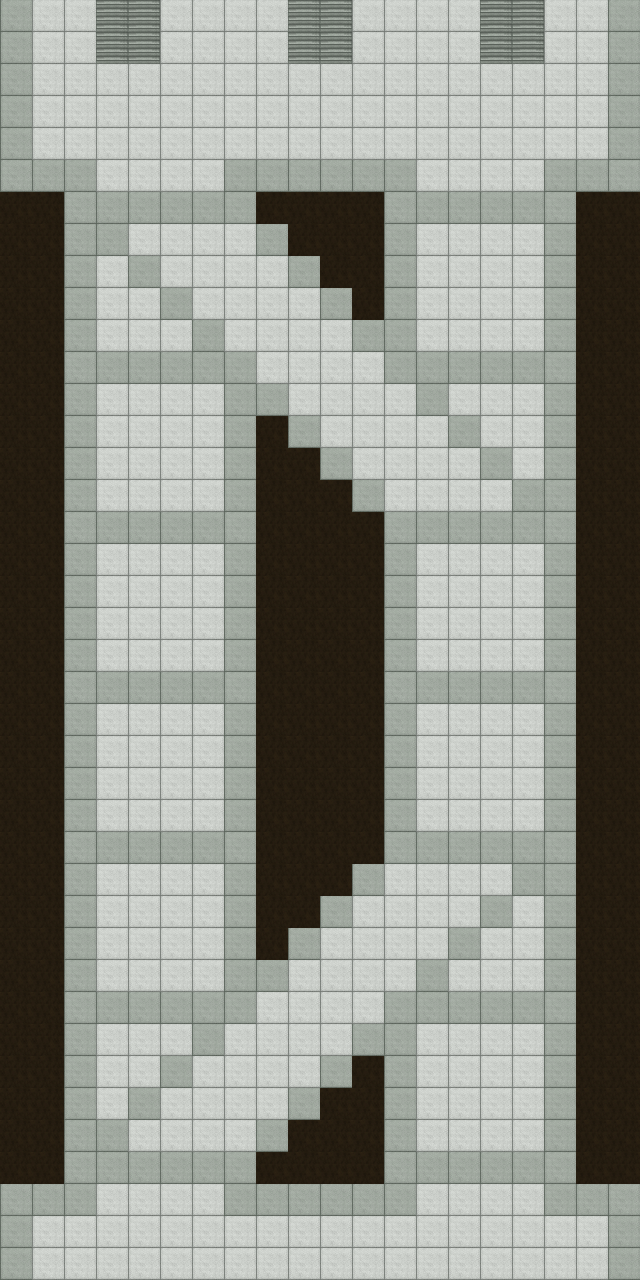

Below is a game level as drawn by its tile map, then a one-line description and the .tmx file that defines it, in full:
An orthogonal 20x40 tile map with 32x32 px tiles, 2 tile layers (tile, background).

<map version="1.5" tiledversion="1.7.2" orientation="orthogonal" renderorder="right-down" width="20" height="40" tilewidth="32" tileheight="32" infinite="0" nextlayerid="5" nextobjectid="1">
 <editorsettings>
  <export target="room2.json" format="json" />
 </editorsettings>
 <tileset firstgid="1" name="tile" tilewidth="32" tileheight="32" tilecount="88" columns="8">
  <image source="tile.png" width="256" height="352" />
 </tileset>
 <layer id="1" name="tile" width="20" height="40">
  <data encoding="csv">
18,19,19,26,26,19,19,19,19,26,26,19,19,19,19,26,26,19,19,18,
18,19,19,26,26,19,19,19,19,26,26,19,19,19,19,26,26,19,19,18,
18,19,19,19,19,19,19,19,19,19,19,19,19,19,19,19,19,19,19,18,
18,19,19,19,19,19,19,19,19,19,19,19,19,19,19,19,19,19,19,18,
18,19,19,19,19,19,19,19,19,19,19,19,19,19,19,19,19,19,19,18,
18,18,18,19,19,19,19,18,18,18,18,18,18,19,19,19,19,18,18,18,
0,0,18,18,18,18,18,18,0,0,0,0,18,18,18,18,18,18,0,0,
0,0,18,18,19,19,19,19,18,0,0,0,18,19,19,19,19,18,0,0,
0,0,18,19,18,19,19,19,19,18,0,0,18,19,19,19,19,18,0,0,
0,0,18,19,19,18,19,19,19,19,18,0,18,19,19,19,19,18,0,0,
0,0,18,19,19,19,18,19,19,19,19,18,18,19,19,19,19,18,0,0,
0,0,18,18,18,18,18,18,19,19,19,19,18,18,18,18,18,18,0,0,
0,0,18,19,19,19,19,18,18,19,19,19,19,18,19,19,19,18,0,0,
0,0,18,19,19,19,19,18,0,18,19,19,19,19,18,19,19,18,0,0,
0,0,18,19,19,19,19,18,0,0,18,19,19,19,19,18,19,18,0,0,
0,0,18,19,19,19,19,18,0,0,0,18,19,19,19,19,18,18,0,0,
0,0,18,18,18,18,18,18,0,0,0,0,18,18,18,18,18,18,0,0,
0,0,18,19,19,19,19,18,0,0,0,0,18,19,19,19,19,18,0,0,
0,0,18,19,19,19,19,18,0,0,0,0,18,19,19,19,19,18,0,0,
0,0,18,19,19,19,19,18,0,0,0,0,18,19,19,19,19,18,0,0,
0,0,18,19,19,19,19,18,0,0,0,0,18,19,19,19,19,18,0,0,
0,0,18,18,18,18,18,18,0,0,0,0,18,18,18,18,18,18,0,0,
0,0,18,19,19,19,19,18,0,0,0,0,18,19,19,19,19,18,0,0,
0,0,18,19,19,19,19,18,0,0,0,0,18,19,19,19,19,18,0,0,
0,0,18,19,19,19,19,18,0,0,0,0,18,19,19,19,19,18,0,0,
0,0,18,19,19,19,19,18,0,0,0,0,18,19,19,19,19,18,0,0,
0,0,18,18,18,18,18,18,0,0,0,0,18,18,18,18,18,18,0,0,
0,0,18,19,19,19,19,18,0,0,0,18,19,19,19,19,18,18,0,0,
0,0,18,19,19,19,19,18,0,0,18,19,19,19,19,18,19,18,0,0,
0,0,18,19,19,19,19,18,0,18,19,19,19,19,18,19,19,18,0,0,
0,0,18,19,19,19,19,18,18,19,19,19,19,18,19,19,19,18,0,0,
0,0,18,18,18,18,18,18,19,19,19,19,18,18,18,18,18,18,0,0,
0,0,18,19,19,19,18,19,19,19,19,18,18,19,19,19,19,18,0,0,
0,0,18,19,19,18,19,19,19,19,18,0,18,19,19,19,19,18,0,0,
0,0,18,19,18,19,19,19,19,18,0,0,18,19,19,19,19,18,0,0,
0,0,18,18,19,19,19,19,18,0,0,0,18,19,19,19,19,18,0,0,
0,0,18,18,18,18,18,18,0,0,0,0,18,18,18,18,18,18,0,0,
18,18,18,19,19,19,19,18,18,18,18,18,18,19,19,19,19,18,18,18,
18,19,19,19,19,19,19,19,19,19,19,19,19,19,19,19,19,19,19,18,
18,19,19,19,19,19,19,19,19,19,19,19,19,19,19,19,19,19,19,18
</data>
 </layer>
 <layer id="4" name="background" width="20" height="40">
  <data encoding="csv">
0,0,0,0,0,0,0,0,0,0,0,0,0,0,0,0,0,0,0,0,
0,0,0,0,0,0,0,0,0,0,0,0,0,0,0,0,0,0,0,0,
0,0,0,0,0,0,0,0,0,0,0,0,0,0,0,0,0,0,0,0,
0,0,0,0,0,0,0,0,0,0,0,0,0,0,0,0,0,0,0,0,
0,0,0,0,0,0,0,0,0,0,0,0,0,0,0,0,0,0,0,0,
0,0,0,0,0,0,0,0,0,0,0,0,0,0,0,0,0,0,0,0,
65,65,0,0,0,0,0,0,65,65,65,65,0,0,0,0,0,0,65,65,
65,65,0,0,0,0,0,0,0,65,65,65,0,0,0,0,0,0,65,65,
65,65,0,0,0,0,0,0,0,0,65,65,0,0,0,0,0,0,65,65,
65,65,0,0,0,0,0,0,0,0,0,65,0,0,0,0,0,0,65,65,
65,65,0,0,0,0,0,0,0,0,0,0,0,0,0,0,0,0,65,65,
65,65,0,0,0,0,0,0,0,0,0,0,0,0,0,0,0,0,65,65,
65,65,0,0,0,0,0,0,0,0,0,0,0,0,0,0,0,0,65,65,
65,65,0,0,0,0,0,0,65,0,0,0,0,0,0,0,0,0,65,65,
65,65,0,0,0,0,0,0,65,65,0,0,0,0,0,0,0,0,65,65,
65,65,0,0,0,0,0,0,65,65,65,0,0,0,0,0,0,0,65,65,
65,65,0,0,0,0,0,0,65,65,65,65,0,0,0,0,0,0,65,65,
65,65,0,0,0,0,0,0,65,65,65,65,0,0,0,0,0,0,65,65,
65,65,0,0,0,0,0,0,65,65,65,65,0,0,0,0,0,0,65,65,
65,65,0,0,0,0,0,0,65,65,65,65,0,0,0,0,0,0,65,65,
65,65,0,0,0,0,0,0,65,65,65,65,0,0,0,0,0,0,65,65,
65,65,0,0,0,0,0,0,65,65,65,65,0,0,0,0,0,0,65,65,
65,65,0,0,0,0,0,0,65,65,65,65,0,0,0,0,0,0,65,65,
65,65,0,0,0,0,0,0,65,65,65,65,0,0,0,0,0,0,65,65,
65,65,0,0,0,0,0,0,65,65,65,65,0,0,0,0,0,0,65,65,
65,65,0,0,0,0,0,0,65,65,65,65,0,0,0,0,0,0,65,65,
65,65,0,0,0,0,0,0,65,65,65,65,0,0,0,0,0,0,65,65,
65,65,0,0,0,0,0,0,65,65,65,0,0,0,0,0,0,0,65,65,
65,65,0,0,0,0,0,0,65,65,0,0,0,0,0,0,0,0,65,65,
65,65,0,0,0,0,0,0,65,0,0,0,0,0,0,0,0,0,65,65,
65,65,0,0,0,0,0,0,0,0,0,0,0,0,0,0,0,0,65,65,
65,65,0,0,0,0,0,0,0,0,0,0,0,0,0,0,0,0,65,65,
65,65,0,0,0,0,0,0,0,0,0,0,0,0,0,0,0,0,65,65,
65,65,0,0,0,0,0,0,0,0,0,65,0,0,0,0,0,0,65,65,
65,65,0,0,0,0,0,0,0,0,65,65,0,0,0,0,0,0,65,65,
65,65,0,0,0,0,0,0,0,65,65,65,0,0,0,0,0,0,65,65,
65,65,0,0,0,0,0,0,65,65,65,65,0,0,0,0,0,0,65,65,
0,0,0,0,0,0,0,0,0,0,0,0,0,0,0,0,0,0,0,0,
0,0,0,0,0,0,0,0,0,0,0,0,0,0,0,0,0,0,0,0,
0,0,0,0,0,0,0,0,0,0,0,0,0,0,0,0,0,0,0,0
</data>
 </layer>
</map>
